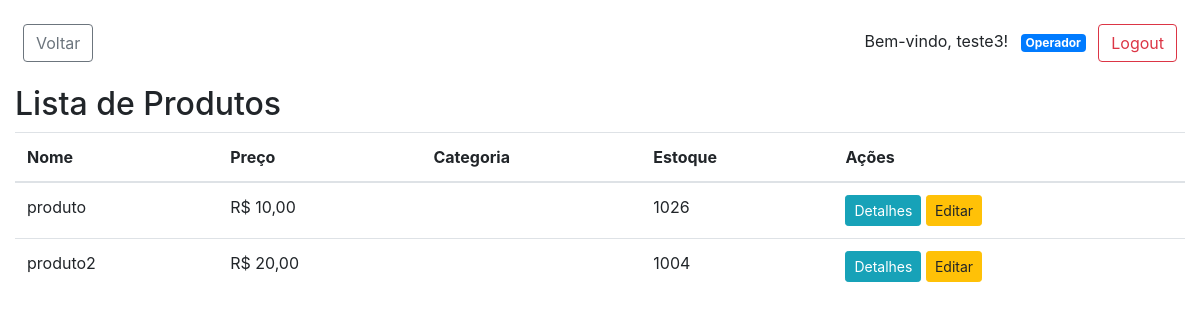
Page /pdvweb/listar-produtos/ (signed in) on the earlier database version.
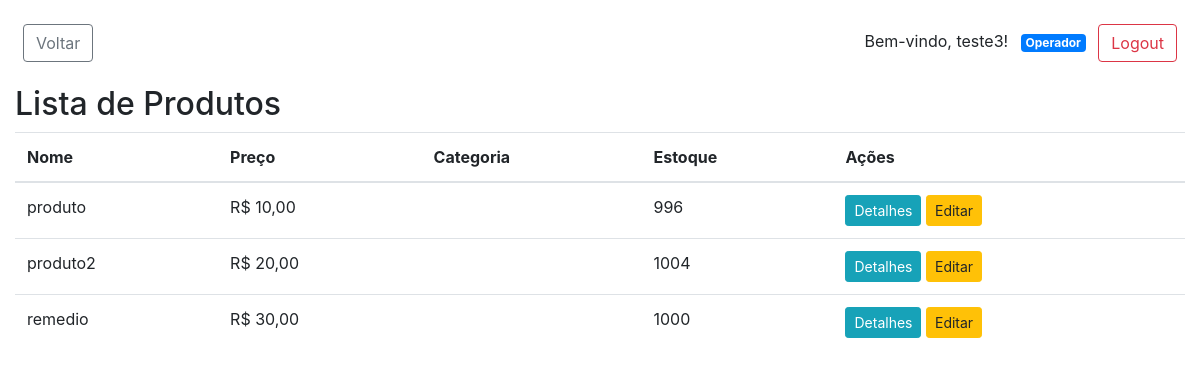
Same page on the later database version.
### pdvweb/models.py (models this page shows, shortened)
class Produto(models.Model):
    nome = models.CharField(max_length=100, unique=True)
    descricao = models.TextField(blank=True, null=True)
    preco = models.DecimalField(
        max_digits=10, decimal_places=2, validators=[MinValueValidator(0)])
    categoria = models.ForeignKey(
        Categoria, on_delete=models.SET_NULL, null=True, blank=True)
    estoque = models.PositiveIntegerField(default=0)
    data_criacao = models.DateTimeField(default=timezone.now)

### pdvweb/views.py (the view)
# urls.py: path('listar-produtos/', views.listar_produtos, name='listar_produtos'),
@login_required
def listar_produtos(request):
    produtos = Produto.objects.all()
    return render(request, 'pdvweb/produtos_list.html', {'produtos': produtos})

### pdvweb/templates/pdvweb/produtos_list.html (shortened to what this page needs)
{% extends 'pdvweb/base.html' %}
{% block content %}
    <h2>Lista de Produtos</h2>
    <table class="table">
        <thead>
            <tr>
                <th>Nome</th>
                <th>Preço</th>
                <th>Categoria</th>
                <th>Estoque</th>
                <th>Ações</th>
            </tr>
        </thead>
        <tbody>
            {% for produto in produtos %}
                <tr>
                    <td>{{ produto.nome }}</td>
                    <td>R$ {{ produto.preco }}</td>
                    <td>{{ produto.categoria.nome }}</td>
                    <td>{{ produto.estoque }}</td>
                    <td>
                        <a href="{% url 'pdvweb:detalhar_produto' produto.id %}" class="btn btn-info btn-sm">Detalhes</a>
                        <a href="{% url 'pdvweb:editar_produto' produto.id %}" class="btn btn-warning btn-sm">Editar</a>
                    </td>
                </tr>
            {% endfor %}
        </tbody>
    </table>
{% endblock %}

Differences in the rows shown:
changed Produto "produto": estoque "1026" → "996"
added Produto: nome "remedio", preco "30,00", estoque "1000"
